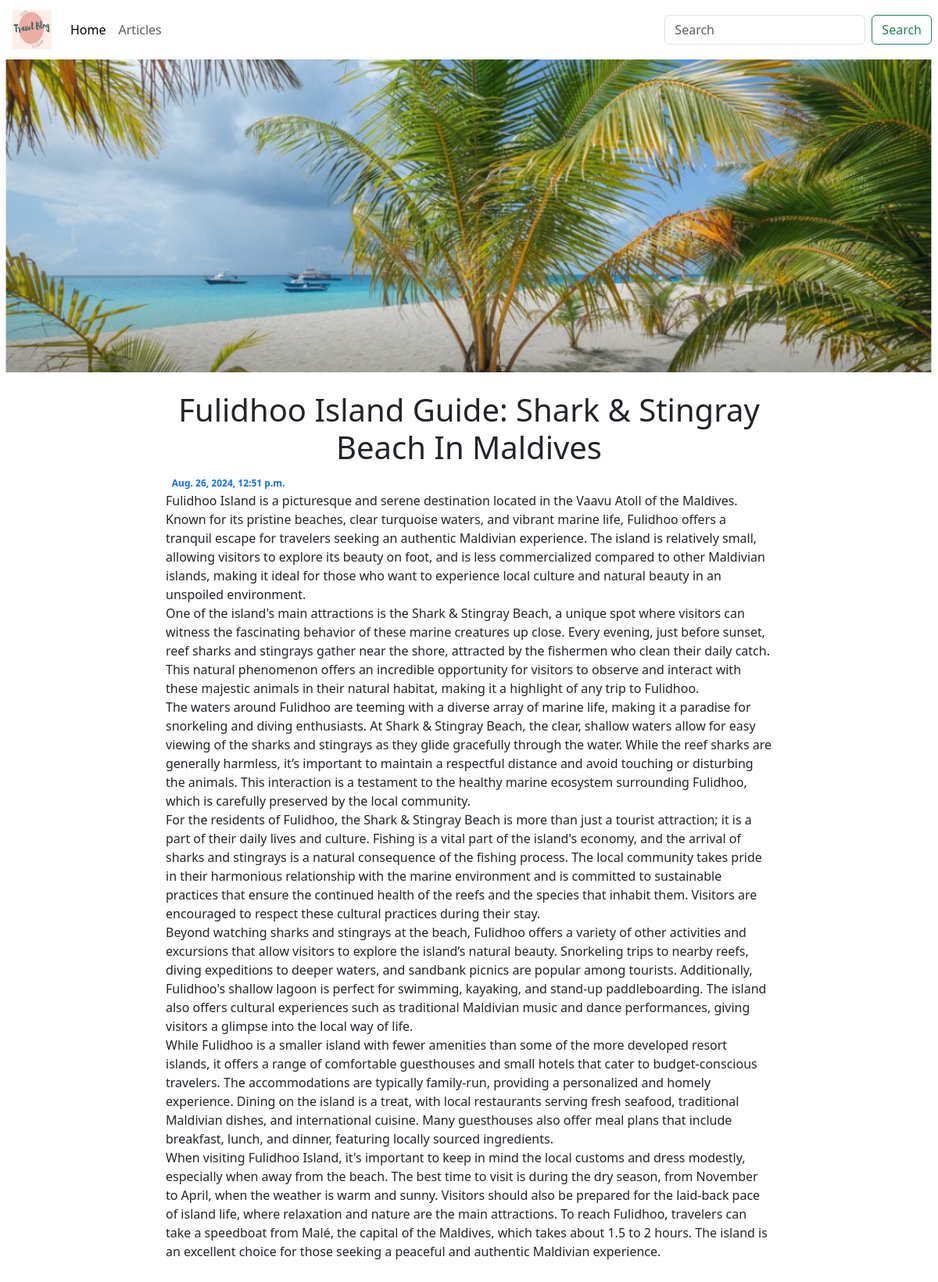
Screenshot of /blog/4/article with the database file from the repository.
### blog/models.py (models this page shows)
class Article(models.Model):
    author = models.ForeignKey('auth.User', on_delete=models.CASCADE)
    title = models.CharField(max_length = 150)
    content = models.TextField()
    image = models.ImageField(upload_to="articles/")
    created_at = models.DateTimeField(auto_now_add=True)

### blog/views.py (the view)
# urls.py: path("blog/<int:id>/article", blog_views.article_view, name = "article"),
def article_view(request, id):
    return render(
        request,
        'article.html',
        context = {
            'article': Article.objects.get(id=id)
            }
    )

### templates/article.html (shortened to what this page needs)
{% extends 'layout/base.html' %}
{% block content %}
    <div class="container-fluid px-0">
        <img src="{{article.image.url}}" alt="hero", height="400" id="hero-img">
    </div>
    <div class="container-fluid py-4">
        <div class="row">
            <div class="col-md-8 mx-auto">
                <h1 class="text-center">{{article.title}}</h1>
                <time class="badge text-primary rounded-pill"> {{article.created_at}} </time>
                <p>
                    {{article.content|linebreaksbr}}
                </p>
            </div>
        </div>
    </div>
{% endblock content %}

### templates/article.html (style rules this page uses)
#hero-img { object-fit: cover; object-position: center; width: 100%; }

### rows the page displays
Article: image (picture), title "Fulidhoo Island Guide: Shark & Stingray Beach In Maldives", created_at "Aug. 26, 2024, 12:51 p.m.", content "Fulidhoo Island is a picturesque and serene destination located in the Vaavu Atoll of the Maldives. Known for its pristine beaches, clear turquoise waters, and vibrant marine life, Fulidhoo offers a tranquil escape for travelers seeking an authentic Maldivian experience. The island is relatively small, allowing visitors to explore its beauty on foot, and is less commercialized compared to other Maldivian islands, making it ideal for those who want to experience local culture and natural beauty in an unspoiled environment. One of the island's main attractions is the Shark & Stingray Beach, a unique spot where visitors can witness the fascinating behavior of these marine creatures up close.…"
